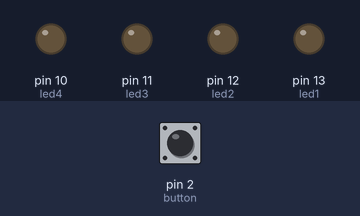
Bench run of a sketch on a simulated Arduino Uno, built with avr-gcc and run on an emulated ATmega328P. Parts: output pins drawn as LEDs (lit = HIGH). Dashed ring = blinking. Inputs (shaded band) come from the test bench; at power-on: pin 2 (button) HIGH.

Above: at 1.2 s.
1.3 s: pin 2 (button) pulled LOW for 0.15 s
At 1.45 s:
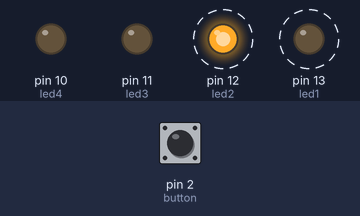
At 1.95 s:
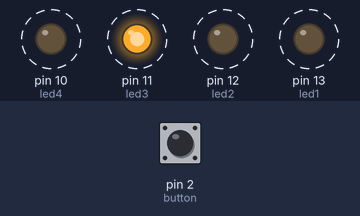
4.3 s: pin 2 (button) pulled LOW for 3.2 s
At 4.5 s:
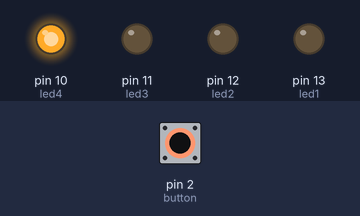
Timing chart, 0 to 15.0 s (numbered marks = the images above; inputs shaded):
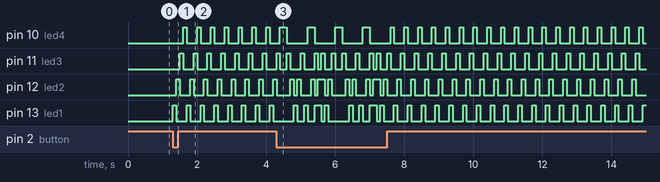

Measured:
- after the input at 1.3 s, pin 10 (led4): alternates HIGH for 0.10 s and LOW for 0.30 s, starting after 0.30 s; pin 11 (led3): alternates HIGH for 0.10 s and LOW for 0.30 s, starting after 0.20 s

The sketch:

buttonled.ino
```cpp
int button=2;
int led1=13;
int led2=12;
int led3=11;
int led4=10;
int buttonState=0;
int p=0;
void setup() {
  pinMode(led1,OUTPUT);
 pinMode(led2,OUTPUT);
 pinMode(led3,OUTPUT);
 pinMode(led4,OUTPUT);
 pinMode(button,INPUT_PULLUP);

}

void loop() {

  buttonState=digitalRead(button);
  if(buttonState==LOW)
  {
    p++;
  }

  if(p==1)
  {
  digitalWrite(led1,1);
  digitalWrite(led2,0);
  digitalWrite(led3,0);
  digitalWrite(led4,0);
  delay(100);

  digitalWrite(led1,0);
  digitalWrite(led2,1);
  digitalWrite(led3,0);
  digitalWrite(led4,0);
  delay(100);

  digitalWrite(led1,0);
  digitalWrite(led2,0);
  digitalWrite(led3,1);
  digitalWrite(led4,0);
  delay(100);

  digitalWrite(led1,0);
  digitalWrite(led2,0);
  digitalWrite(led3,0);
  digitalWrite(led4,1);
  delay(100);
  }
  if(p==2)
  {
    digitalWrite(led1,0);
  digitalWrite(led2,0);
  digitalWrite(led3,0);
  digitalWrite(led4,1);
  delay(100);
  digitalWrite(led1,0);
  digitalWrite(led2,0);
  digitalWrite(led3,1);
  digitalWrite(led4,0);
  delay(100);
  digitalWrite(led1,0);
  digitalWrite(led2,1);
  digitalWrite(led3,0);
  digitalWrite(led4,0);
  delay(100);
  digitalWrite(led1,1);
  digitalWrite(led2,0);
  digitalWrite(led3,0);
  digitalWrite(led4,0);
  delay(100);
    }
    if(p==3)
    {
      digitalWrite(led1,0);
  digitalWrite(led2,1);
  digitalWrite(led3,0);
  digitalWrite(led4,0);
  delay(100);
  digitalWrite(led1,0);
  digitalWrite(led2,0);
  digitalWrite(led3,1);
  digitalWrite(led4,0);
  delay(100);
  digitalWrite(led1,1);
  digitalWrite(led2,0);
  digitalWrite(led3,0);
  digitalWrite(led4,0);
  delay(100);
  digitalWrite(led1,0);
  digitalWrite(led2,0);
  digitalWrite(led3,0);
  digitalWrite(led4,1);
  delay(100);
      }
      if(p==4)
      {

         digitalWrite(led1,0);
  digitalWrite(led2,1);
  digitalWrite(led3,0);
  digitalWrite(led4,1);
  delay(100);
  digitalWrite(led1,1);
  digitalWrite(led2,0);
  digitalWrite(led3,1);
  digitalWrite(led4,0);
  delay(100);
  digitalWrite(led1,1);
  digitalWrite(led2,1);
  digitalWrite(led3,0);
  digitalWrite(led4,0);
  delay(100);
  digitalWrite(led1,0);
  digitalWrite(led2,1);
  digitalWrite(led3,1);
  digitalWrite(led4,0);
  delay(100);
        }
  if(p==5)
  {p=0;}
}
```
